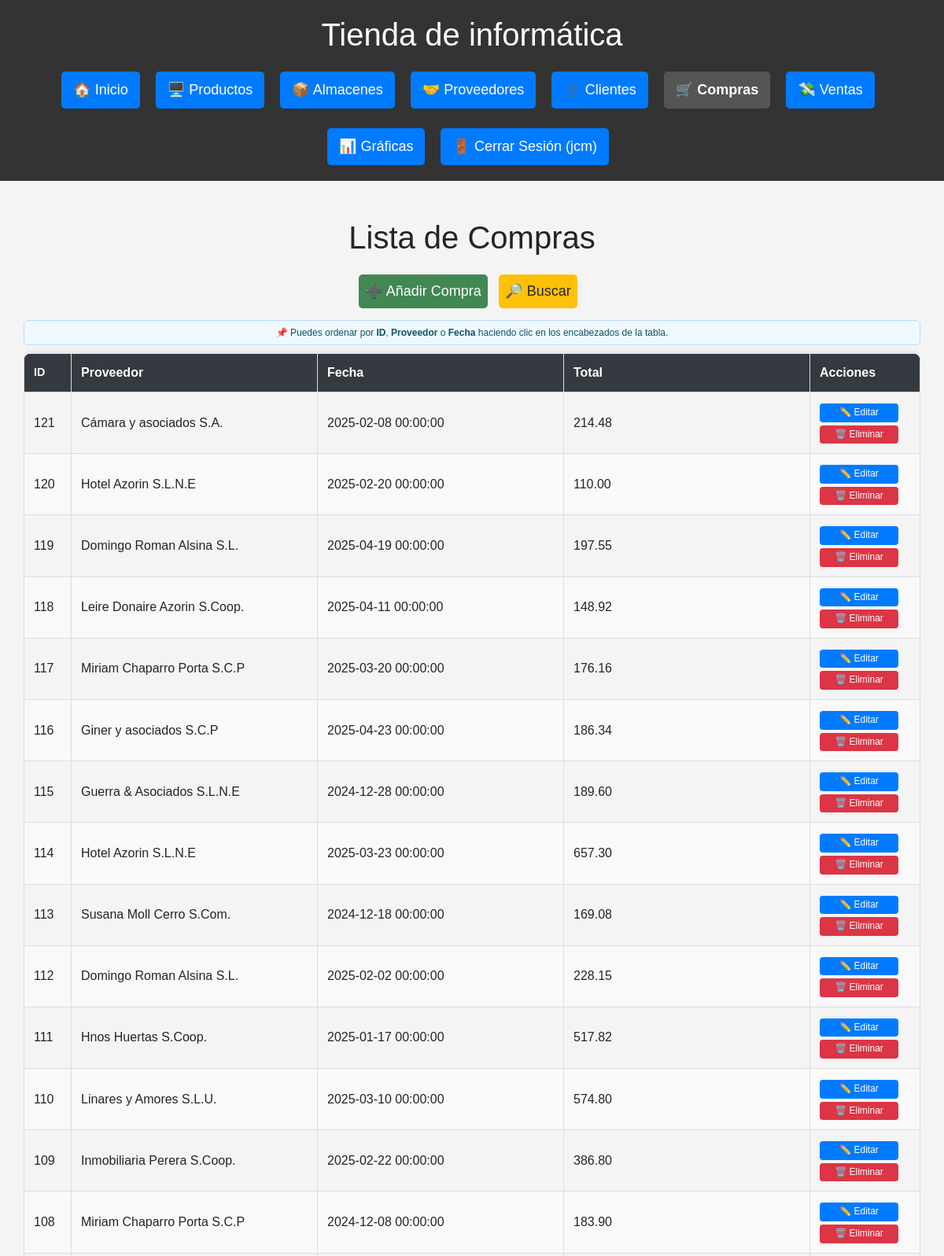
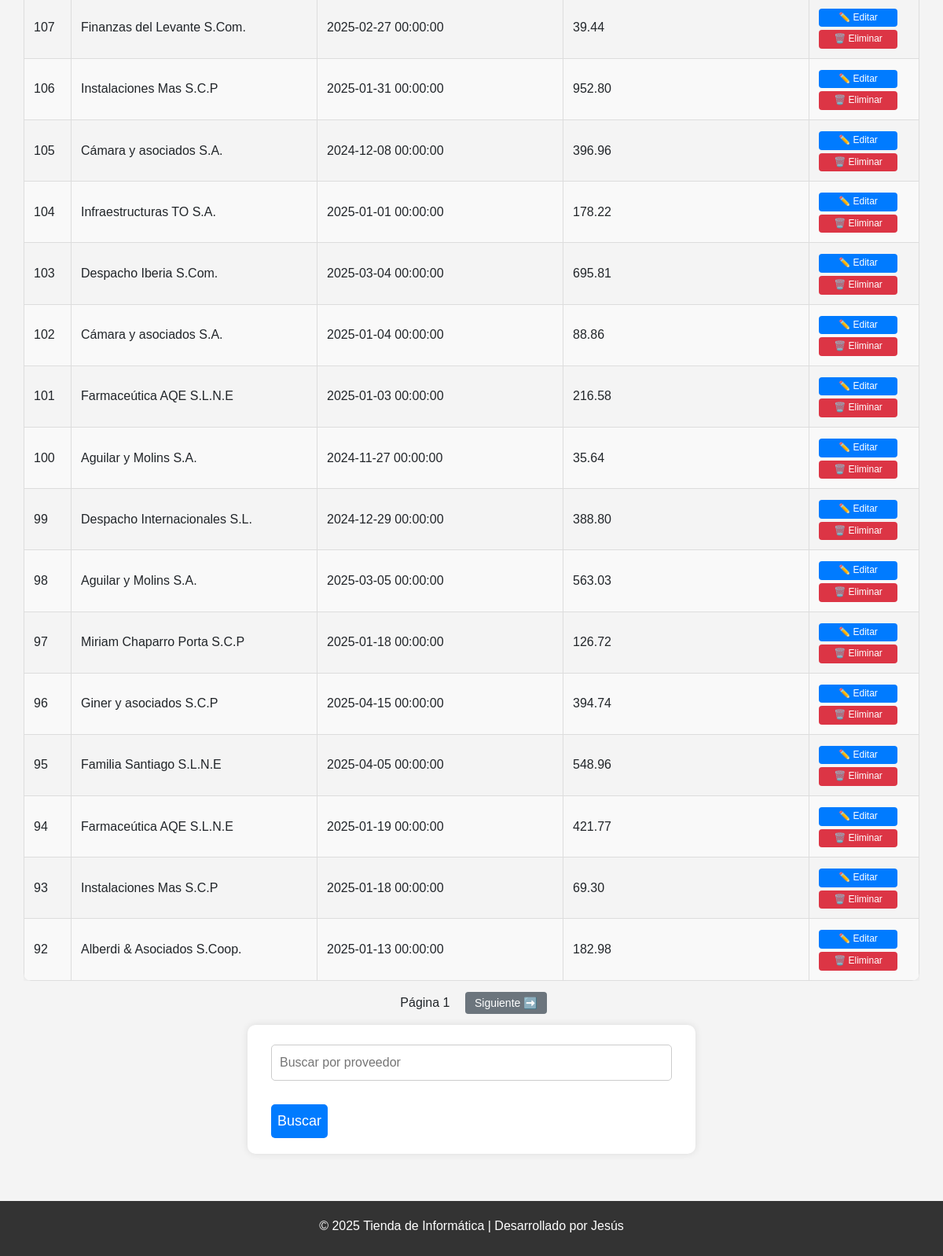
Page /compras (signed in) on the earlier database version (2 pictures, top to bottom).
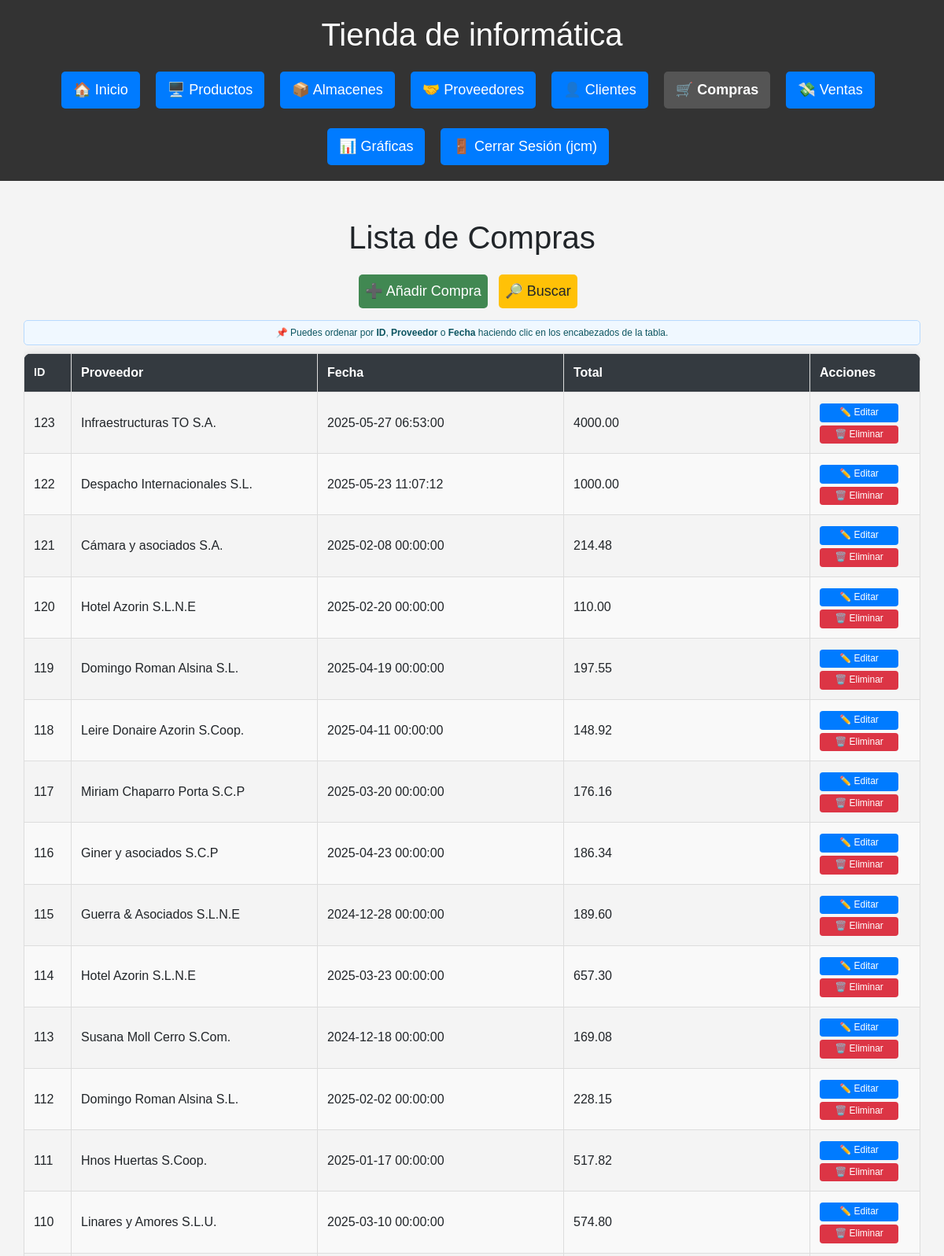
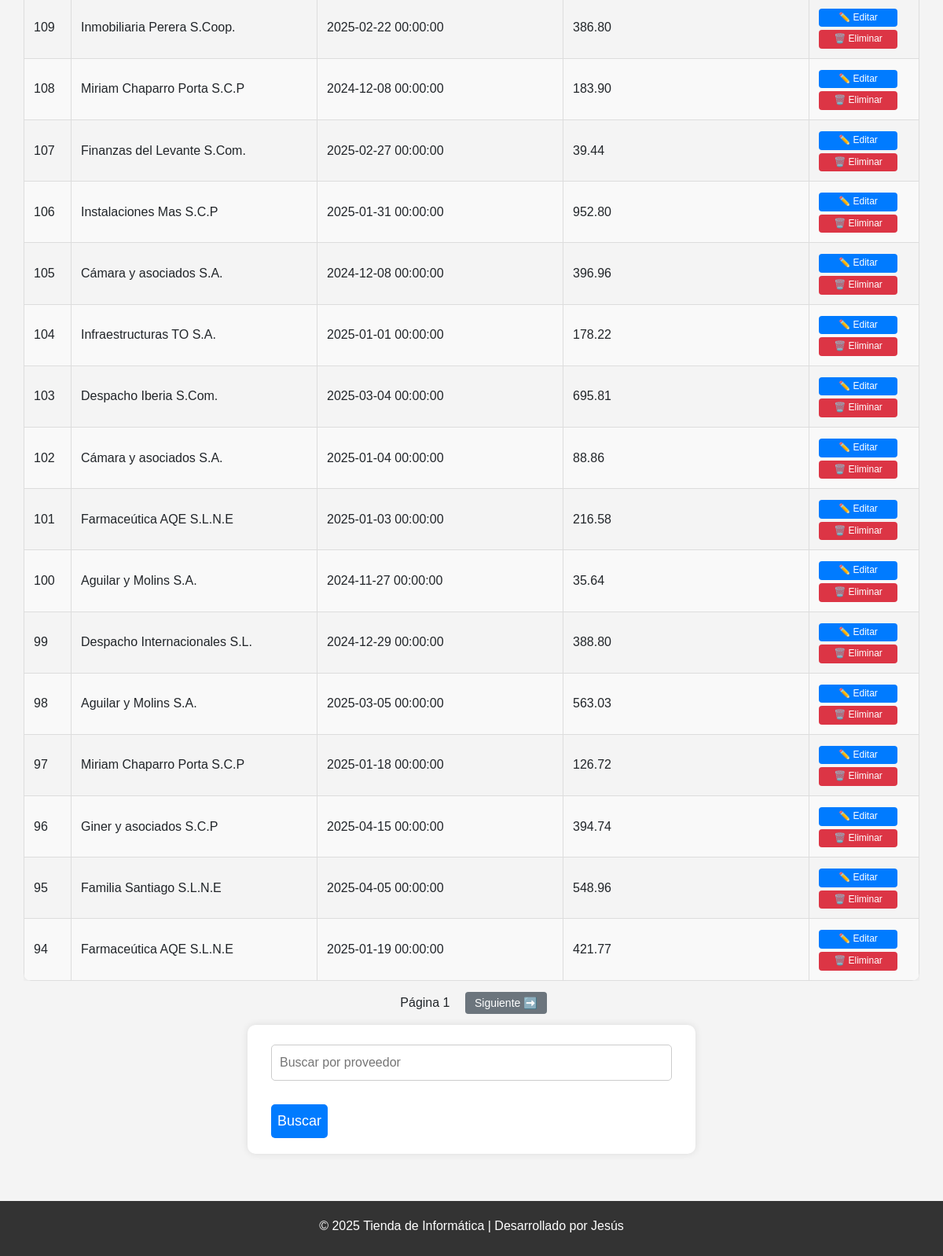
Same page on the later database version (2 pictures, top to bottom).
### db.py (models this page shows)
class Compra(Base):
    __tablename__ = "Compra"
    __table_args__ = {'extend_existing': True}
    id = Column(Integer, primary_key=True)
    producto_id = Column(Integer, ForeignKey('Producto.id'), nullable=False)
    proveedor_id = Column(Integer, ForeignKey('Proveedor.id'), nullable=False)
    precio = Column(Numeric(10, 2), nullable=False)
    cantidad = Column(Integer, nullable=False)
    total = Column(Numeric(10, 2), nullable=False)
    fecha = Column(DateTime, default=func.now())
    producto = relationship("Producto")
    proveedor = relationship("Proveedor")

class Proveedor(Base):
    __tablename__ = "Proveedor"
    id = Column(Integer, primary_key=True)
    nombre = Column(String(150), unique=True, nullable=False)
    contacto = Column(String(150))
    telefono = Column(String(20))
    email = Column(String(150), unique=True)
    cif = Column(String(20), unique=True, nullable=False)
    direccion = Column(String(200))

### routes/compras.py (the view)
@compras_bp.route('/compras')
@login_required
def compras():
    proveedor = request.args.get("proveedor")
    pagina = int(request.args.get("pagina", 1))
    orden = request.args.get("orden", "id")
    direccion = request.args.get("direccion", "desc")
    por_pagina = 30
    query = sesion.query(Compra).join(Proveedor)
    if proveedor:
        query = query.filter(Proveedor.nombre.ilike(f"%{proveedor}%"))
    def aplicar_orden(campo):
        return campo.desc() if direccion == "desc" else campo.asc()
    if orden == "proveedor":
        query = query.order_by(aplicar_orden(Proveedor.nombre))
    elif orden == "fecha":
        query = query.order_by(aplicar_orden(Compra.fecha))
    else:
        query = query.order_by(aplicar_orden(Compra.id))
    total_compras = query.count()
    compras = query.offset((pagina - 1) * por_pagina).limit(por_pagina).all()
    hay_anterior = pagina > 1
    hay_siguiente = (pagina * por_pagina) < total_compras
    return render_template("compras/compras.html",
        compras=compras,
        pagina=pagina,
        hay_anterior=hay_anterior,
        hay_siguiente=hay_siguiente,
        proveedor=proveedor,
        orden=orden,
        direccion=direccion
    )

### db.py (called while the page is built)
def login_required(f):
    @wraps(f)
    def decorated_function(*args, **kwargs):
        if 'usuario' not in session:
            flash('Por favor, inicie sesión para acceder a esta página.', 'error')
            return redirect(url_for('login'))
        return f(*args, **kwargs)
    return decorated_function

### templates/compras/compras.html (shortened to what this page needs)
{% extends 'base.html' %}
{% block content %}
<div class="container mt-4">
    <h1>Lista de Compras</h1>
    <div class="botones-superiores">
        <a href="{{ url_for('compras.nueva_compra') }}" class="btn btn-add">➕ Añadir Compra</a>
        <a href="#form-busqueda-proveedor" class="btn btn-add btn-search">🔎 Buscar</a>
    </div>
    <div class="tabla-responive">
        <table class="tabla-estilizada">
            <div class="alerta-orden">
              📌 Puedes ordenar por <strong>ID</strong>, <strong>Proveedor</strong> o <strong>Fecha</strong> haciendo clic en los encabezados de la tabla.
            </div>
            {% set nueva_direccion = 'desc' if direccion == 'asc' else 'asc' %}
            <thead>
              <tr>
                <th class="col-id">
                  <a href="{{ url_for('compras.compras', orden='id', direccion=nueva_direccion, pagina=pagina) }}">ID</a>
                </th>
                <th>
                  <a href="{{ url_for('compras.compras', orden='proveedor', direccion=nueva_direccion, pagina=pagina) }}">Proveedor</a>
                </th>
                <th>
                  <a href="{{ url_for('compras.compras', orden='fecha', direccion=nueva_direccion, pagina=pagina) }}">Fecha</a>
                </th>
                <th>Total</th>
                <th class="col-acciones">Acciones</th>
              </tr>
            </thead>
            <tbody>
                {% for compra in compras %}
                <tr>
                    <td>{{ compra.id }}</td>
                    <td>{{ compra.proveedor.nombre }}</td>
                    <td>{{ compra.fecha }}</td>
                    <td>{{ compra.total }}</td>
                    <td>
                        <a href="{{ url_for('compras.editar_compra', id=compra.id) }}" class="btn-edit">✏️ Editar</a>
                        <form action="{{ url_for('compras.eliminar_compra', id=compra.id) }}" method="POST" class="form-delete">
                            <button type="submit" class="btn-delete" onclick="return confirm('¿Eliminar esta compra?');">🗑️<span class="texto-btn"> Eliminar</button>
                        </form>
                    </td>
                </tr>
                {% endfor %}
            </tbody>
        </table>
    </div>
    <div class="paginacion mt-3">
      <span style="margin: 0 10px;">Página {{ pagina }}</span>
      {% if hay_siguiente %}
        <a href="{{ url_for('compras.compras', pagina=pagina+1, orden=orden, direccion=direccion) }}" class="btn-pagina">Siguiente ➡️</a>
      {% endif %}
    </div>
    <form method="GET" action="{{ url_for('compras.compras') }}" class="mt-3" id="form-busqueda-proveedor">
        <input type="text" name="proveedor" placeholder="Buscar por proveedor" value="{{ proveedor or '' }}">
        <button type="submit" class="btn">Buscar</button>
    </form>
</div>
{% endblock %}

Differences in the rows shown:
no longer on this page (row unchanged): Compra: id "93", proveedor.nombre "Instalaciones Mas S.C.P", fecha "2025-01-18 00:00:00", total "69.30"
no longer on this page (row unchanged): Compra: id "92", proveedor.nombre "Alberdi & Asociados S.Coop.", fecha "2025-01-13 00:00:00", total "182.98"
added Compra: id "123", proveedor.nombre "Infraestructuras TO S.A.", fecha "2025-05-27 06:53:00", total "4000.00"
added Compra: id "122", proveedor.nombre "Despacho Internacionales S.L.", fecha "2025-05-23 11:07:12", total "1000.00"
